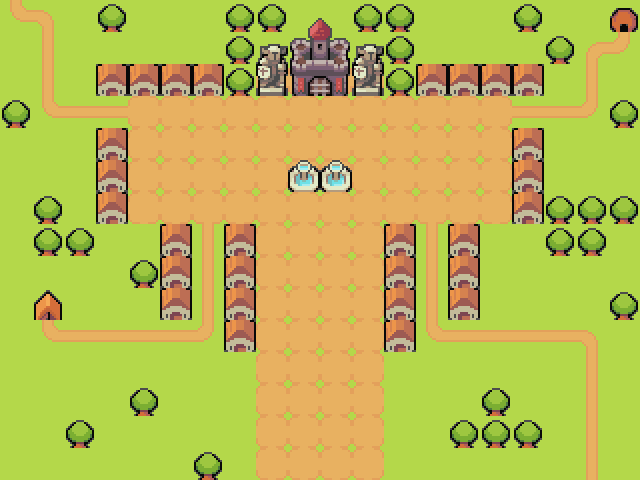

A 2D game scene composited from a Tiled map and its tileset images. What follows is a short description and the map's XML, with every tile layer's data as written:
An orthogonal 20x15 tile map with 32x32 px tiles, 3 tile layers (background, roads, buildings) and 5 objects (2x npc, player, door, enemy_spawner).

<map version="1.0" orientation="orthogonal" renderorder="right-down" width="20" height="15" tilewidth="32" tileheight="32" nextobjectid="8">
 <tileset firstgid="1" name="tileset" tilewidth="32" tileheight="32" tilecount="240" columns="20">
  <image source="../images/tileset.png" width="640" height="384" />
 </tileset>
 <layer name="background" width="20" height="15">
  <data encoding="csv">
22,22,22,22,22,22,22,22,22,22,22,22,22,22,22,22,22,22,22,22,
22,22,22,22,22,22,22,22,22,22,22,22,22,22,22,22,22,22,22,22,
22,22,22,22,22,22,22,22,22,22,22,22,22,22,22,22,22,22,22,22,
22,22,22,22,22,22,22,22,22,22,22,22,22,22,22,22,22,22,22,22,
22,22,22,22,22,22,22,22,22,22,22,22,22,22,22,22,22,22,22,22,
22,22,22,22,22,22,22,22,22,22,22,22,22,22,22,22,22,22,22,22,
22,22,22,22,22,22,22,22,22,22,22,22,22,22,22,22,22,22,22,22,
22,22,22,22,22,22,22,22,22,22,22,22,22,22,22,22,22,22,22,22,
22,22,22,22,22,22,22,22,22,22,22,22,22,22,22,22,22,22,22,22,
22,22,22,22,22,22,22,22,22,22,22,22,22,22,22,22,22,22,22,22,
22,22,22,22,22,22,22,22,22,22,22,22,22,22,22,22,22,22,22,22,
22,22,22,22,22,22,22,22,22,22,22,22,22,22,22,22,22,22,22,22,
22,22,22,22,22,22,22,22,22,22,22,22,22,22,22,22,22,22,22,22,
22,22,22,22,22,22,22,22,22,22,22,22,22,22,22,22,22,22,22,22,
22,22,22,22,22,22,22,22,22,22,22,22,22,22,22,22,22,22,22,22
</data>
 </layer>
 <layer name="roads" width="20" height="15">
  <data encoding="csv">
81,63,0,0,0,0,0,0,0,0,0,0,0,0,0,0,0,0,0,0,
0,82,0,0,0,0,0,0,0,0,0,0,0,0,0,0,0,0,61,83,
0,82,0,0,123,123,123,0,123,123,123,123,0,123,123,123,0,0,82,0,
0,81,62,62,123,123,123,123,123,123,123,123,123,123,123,123,62,62,83,0,
0,0,0,0,123,123,123,123,123,123,123,123,123,123,123,123,0,0,0,0,
0,0,0,0,123,123,123,123,123,123,123,123,123,123,123,123,0,0,0,0,
0,0,0,0,123,123,123,123,123,123,123,123,123,123,123,123,0,0,0,0,
0,0,0,0,0,0,82,0,123,123,123,123,0,82,0,0,0,0,0,0,
0,0,0,0,0,0,82,0,123,123,123,123,0,82,0,0,0,0,0,0,
0,0,0,0,0,0,82,0,123,123,123,123,0,82,0,0,0,0,0,0,
0,81,62,62,62,62,83,0,123,123,123,123,0,81,62,62,62,62,63,0,
0,0,0,0,0,0,0,0,123,123,123,123,0,0,0,0,0,0,82,0,
0,0,0,0,0,0,0,0,123,123,123,123,0,0,0,0,0,0,82,0,
0,0,0,0,0,0,0,0,123,123,123,123,0,0,0,0,0,0,82,0,
0,0,0,0,0,0,0,0,123,123,123,123,0,0,0,0,0,0,82,0
</data>
 </layer>
 <layer name="buildings" width="20" height="15">
  <properties>
   <property name="collision" type="bool" value="true" />
  </properties>
  <data encoding="csv">
0,0,0,150,0,0,0,150,150,64,65,150,150,0,0,0,150,0,0,90,
0,0,0,0,0,0,0,150,68,84,85,68,150,0,0,0,0,150,0,0,
0,0,0,129,129,129,129,150,88,104,105,88,150,129,129,129,129,0,0,0,
150,0,0,0,0,0,0,0,0,0,0,0,0,0,0,0,0,0,0,150,
0,0,0,129,0,0,0,0,0,0,0,0,0,0,0,0,129,0,0,0,
0,0,0,129,0,0,0,0,0,107,107,0,0,0,0,0,129,0,0,0,
0,150,0,129,0,0,0,0,0,0,0,0,0,0,0,0,129,150,150,150,
0,150,150,0,0,129,0,129,0,0,0,0,129,0,129,0,0,150,150,0,
0,0,0,0,150,129,0,129,0,0,0,0,129,0,129,0,0,0,0,0,
0,149,0,0,0,129,0,129,0,0,0,0,129,0,129,0,0,0,0,150,
0,0,0,0,0,0,0,129,0,0,0,0,129,0,0,0,0,0,0,0,
0,0,0,0,0,0,0,0,0,0,0,0,0,0,0,0,0,0,0,0,
0,0,0,0,150,0,0,0,0,0,0,0,0,0,0,150,0,0,0,0,
0,0,150,0,0,0,0,0,0,0,0,0,0,0,150,150,150,0,0,0,
0,0,0,0,0,0,150,0,0,0,0,0,0,0,0,0,0,0,0,0
</data>
 </layer>
 <objectgroup name="objects">
  <object id="1" name="player" type="player" x="304" y="383" width="32" height="32">
   <properties>
    <property name="group" value="players" />
    <property name="texture" value="player_spritesheet" />
    <property name="walking_speed" type="int" value="50" />
   </properties>
  </object>
  <object id="3" name="door" type="door" x="607" y="1" width="32" height="32">
   <properties>
    <property name="group" value="doors" />
    <property name="next_level" value="assets/levels/cave.json" />
    <property name="texture" value="" />
   </properties>
  </object>
  <object id="4" name="villager" type="npc" x="416" y="96" width="32" height="32">
   <properties>
    <property name="group" value="npcs" />
    <property name="message" value="villager_message" />
    <property name="texture" value="villager_image" />
   </properties>
  </object>
  <object id="6" name="guard" type="npc" x="288" y="96" width="32" height="32">
   <properties>
    <property name="group" value="npcs" />
    <property name="message" value="guard_message" />
    <property name="texture" value="guard_image" />
   </properties>
  </object>
  <object id="7" name="enemy_spawner1" type="enemy_spawner" x="32" y="384" width="32" height="32">
   <properties>
    <property name="encounter" value="snake" />
    <property name="group" value="enemy_spawners" />
    <property name="texture" value="snake_image" />
   </properties>
  </object>
 </objectgroup>
</map>
